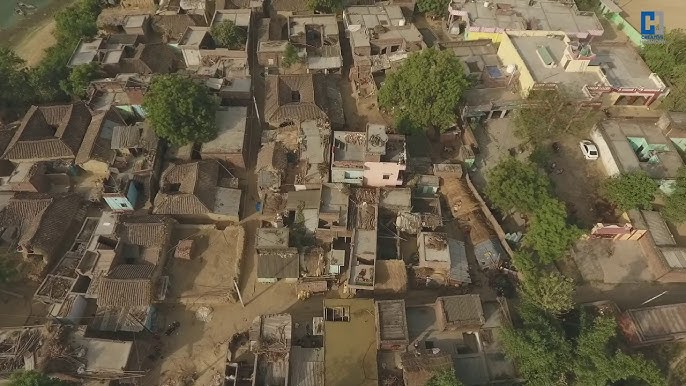
#> input picture test/hq720.jpg, 686 x 386 px, given in place of jungleShot.jpg, which was not available
$ python test2.py
#> lines starting #> are read from the running program, lines starting #| are printed output that depends on the picture; after the words box and inside, x2 and y2 are one past the last pixel; in counts of white or black regions, pixels touching at a corner belong together; pictures that were not available may be replaced by others from this repository, and a replacement may not be noted
import heapq
import shutil
from pathlib import Path
from typing import List, Tuple

import matplotlib.pyplot as plt
import numpy as np
from matplotlib.animation import FFMpegWriter, FuncAnimation
from PIL import Image


Point = Tuple[int, int]


# ---------- I/O ----------
def load_image(path: str, max_dim: int = 900) -> np.ndarray:
    """Load an RGB image, optionally resizing it while keeping aspect ratio."""
#> called with path = './jungleShot.jpg', max_dim = 900
    img = Image.open(path).convert("RGB")
#> img is the input picture: PIL image 686x386 RGB; mean R, G, B 104.9, 94.1, 71.5
    width, height = img.size
#> width = 686; height = 386
    scale = min(max_dim / width, max_dim / height, 1.0)
#> scale = 1
    if scale < 1.0:
        new_size = (int(width * scale), int(height * scale))
        try:
            img = img.resize(new_size, Image.Resampling.LANCZOS)
        except AttributeError:
            img = img.resize(new_size, Image.LANCZOS)
    return np.array(img)


# ---------- Vegetation mask and costs ----------
def compute_tree_mask(rgb: np.ndarray, threshold: float = 0.15) -> np.ndarray:
    """Return a binary mask where 1 approximates tree/vegetation pixels."""
#> called with threshold = 0.15
    r = rgb[..., 0].astype(np.float32)
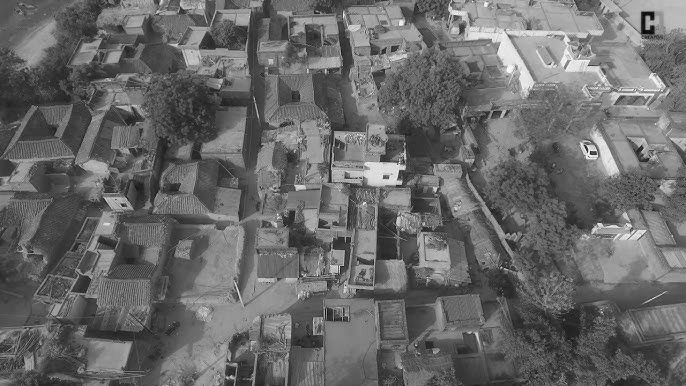
#> r: shape (386, 686) float32; min 5, max 255, mean 104.9
    g = rgb[..., 1].astype(np.float32)
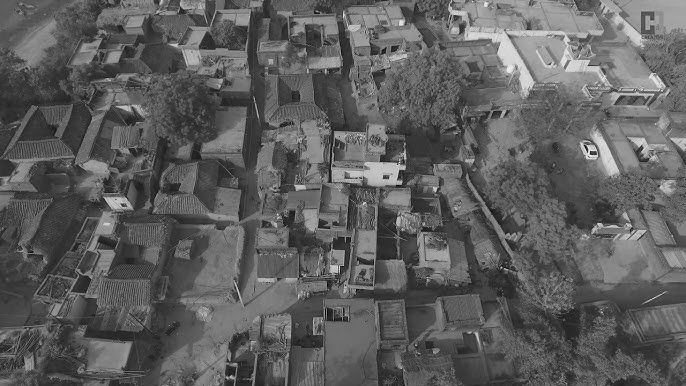
#> g: shape (386, 686) float32; min 0, max 248, mean 94.1
    b = rgb[..., 2].astype(np.float32)
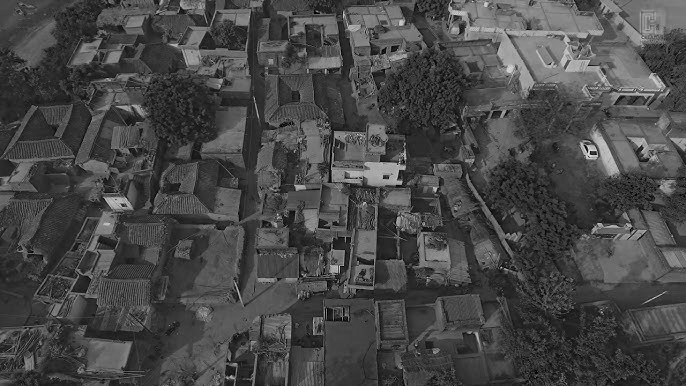
#> b: shape (386, 686) float32; min 0, max 228, mean 71.5
    max_rb = np.maximum(r, b)
    exg = (g - max_rb) / (g + max_rb + 1e-6)
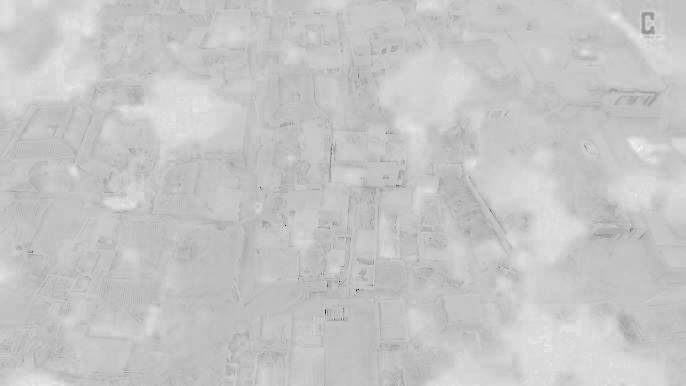
#> exg: shape (386, 686) float32; min -1, max 0.217, mean -0.0552; drawn with min black and max white
    return (exg > threshold).astype(np.int32)
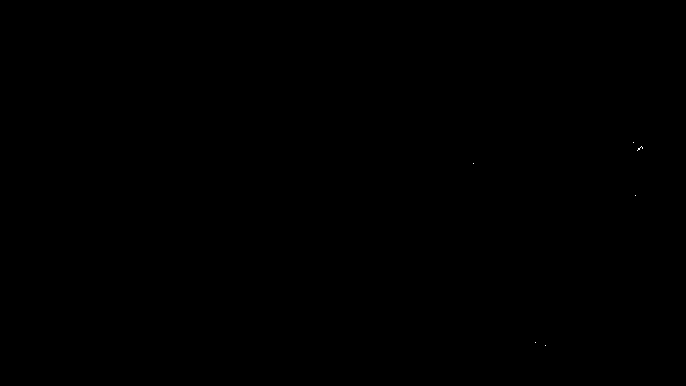
#> returned value: shape (386, 686) int32; values 0 (black) and 1 (white), 0.01% white in thin lines or dots, all inside (x1, y1, x2, y2) = (473, 142, 643, 346)


def build_cost_map(tree_mask: np.ndarray, tree_cost: int = 20, open_cost: int = 1) -> np.ndarray:
    """Assign traversal cost to each pixel: heavier inside vegetation."""
#> called with tree_cost = 20, open_cost = 1
    return np.where(tree_mask == 1, tree_cost, open_cost).astype(np.int32)


# ---------- Point picking ----------
def pick_points(img: np.ndarray) -> Tuple[Point, Point]:
    fig, ax = plt.subplots(figsize=(8, 8 * img.shape[0] / img.shape[1]))
    ax.imshow(img)
    ax.set_title("Click START then GOAL. Close window if stuck.")
#> (the run stopped early here; a loop or call above may not have finished)
